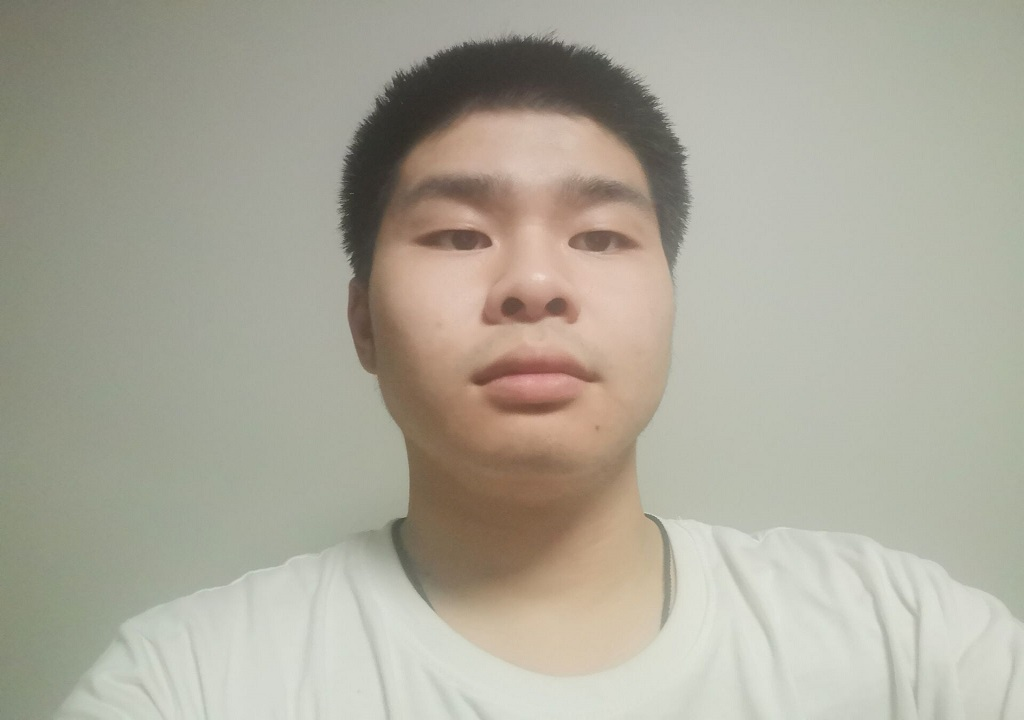
%> input picture CLab-1/Code/face_01_u6693651.jpg, 1024 x 720 px
$ octave t5.m   (GNU Octave 9; MATLAB toolbox functions it lacks are replaced by stand-ins)
%> lines starting %> are read from the running program, lines starting %| are printed output that depends on the picture
### CLab-1/Code/myGaussfilter.m
function [outputimage]=myGaussfilter ( noisyimage, my9x9gausskernel, outputimage)
I = double(noisyimage);
[r, c] = size(I);
outputimage = zeros(r,c);
for i=1:r
	for j= 1:c
		for p=1:9
			for q=1:9
				if( ( (i-4+p) > 0 && (i-4+p) <= r ) && ((j-4+q)>0 && (j-4+q)<=c) )
					outputimage(i,j) =outputimage(i,j)+ my9x9gausskernel(p,q) * I(i-4+p, j-4+q);
				end
			end
        end
	end
end
outputimage=uint8(outputimage);

### CLab-1/Code/t5.m
face = imread('face_01_u6693651.jpg');
%> face is the input picture: size 720x1024x3 uint8; mean R, G, B 171.8, 168.5, 154.5
I100=imcrop(rgb2gray(face),[348,89,325,391]);
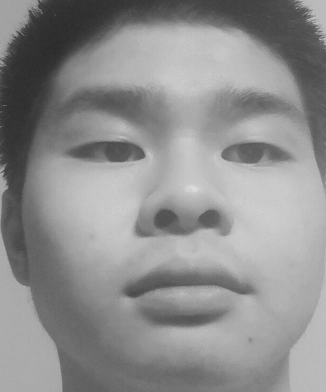
%> I100: size 392x326 uint8; min 42, max 223, mean 142
imwrite(I100,'facecutt.jpg','jpg');
facecut= imread('facecutt.jpg','jpg');
%> facecut: size 392x326 uint8; min 41, max 221, mean 142
facecut_resize=imresize(facecut,[512,512]);
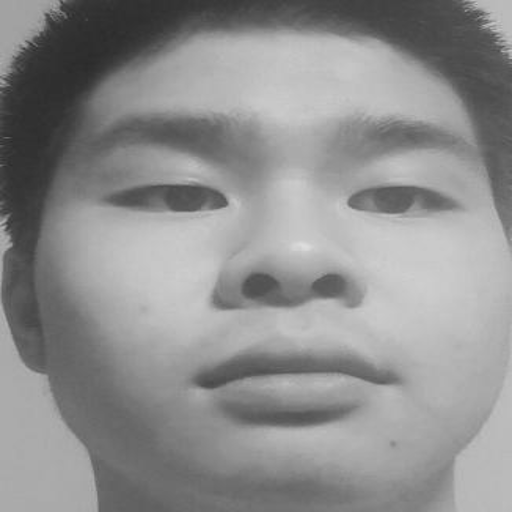
%> facecut_resize: size 512x512 uint8; min 42, max 222, mean 142
figure(1);
subplot(121),imshow(face,'InitialMagnification','fit');
title("original version");
subplot(122),imshow(facecut_resize,'InitialMagnification','fit');
title("resized image");
%5.1

noise_face=imnoise(facecut_resize,'gaussian', 0, 30^2/255^2);
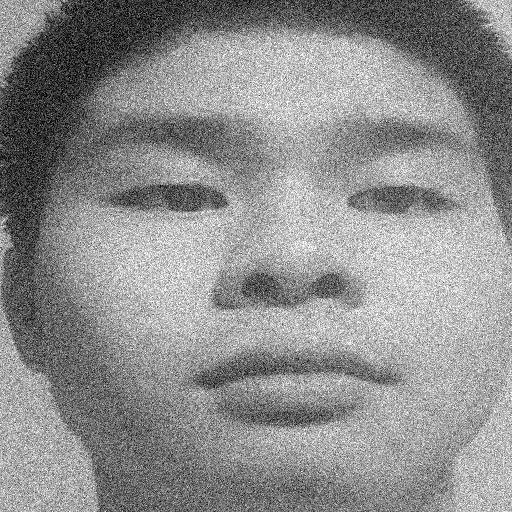
%> noise_face: size 512x512 uint8; min 0, max 255, mean 141.9
figure(2);
subplot(221),imshow(facecut_resize,'InitialMagnification','fit');
title("original image");
subplot(223),imhist(facecut_resize);
title("original image histogram");
subplot(222),imshow(noise_face,'InitialMagnification','fit');
title("noise image");
subplot(224),imhist(noise_face);
title("noise image histogram");
%5,2 & 5.3
[r,c]=size(noise_face);
%> r = 512; c = 512
outputimage = zeros(r, c);
figure(3);
gausfilter1 = fspecial('gaussian',[9,9],0.5);
subplot(251),imshow(myGaussfilter (noise_face, gausfilter1, outputimage));
%> (the run ends here)
